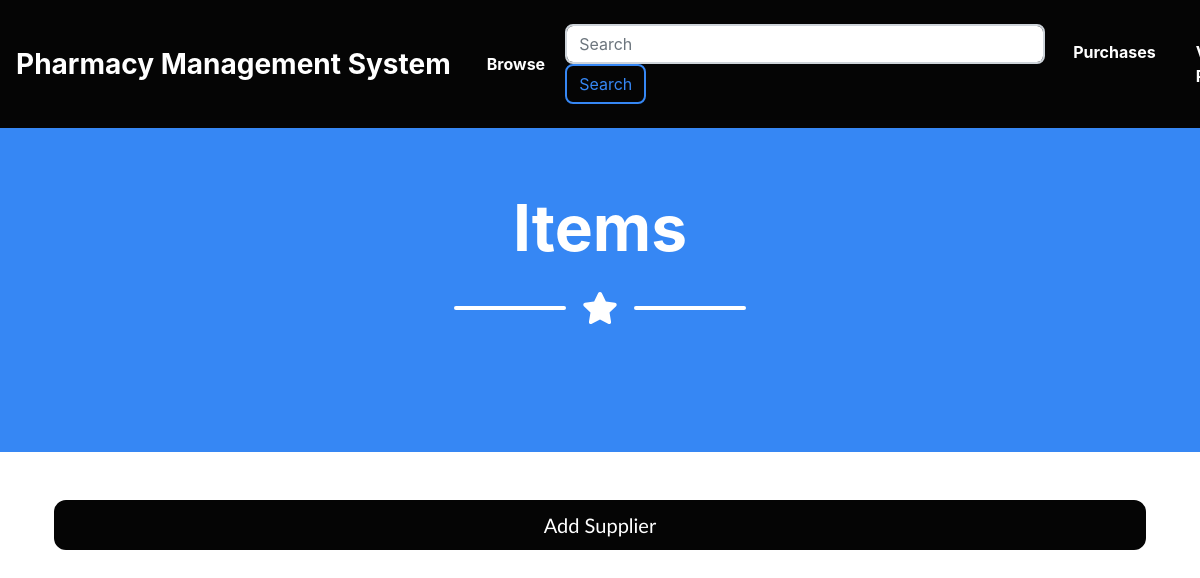
The app's page /viewSupplier.php (signed in), older data.
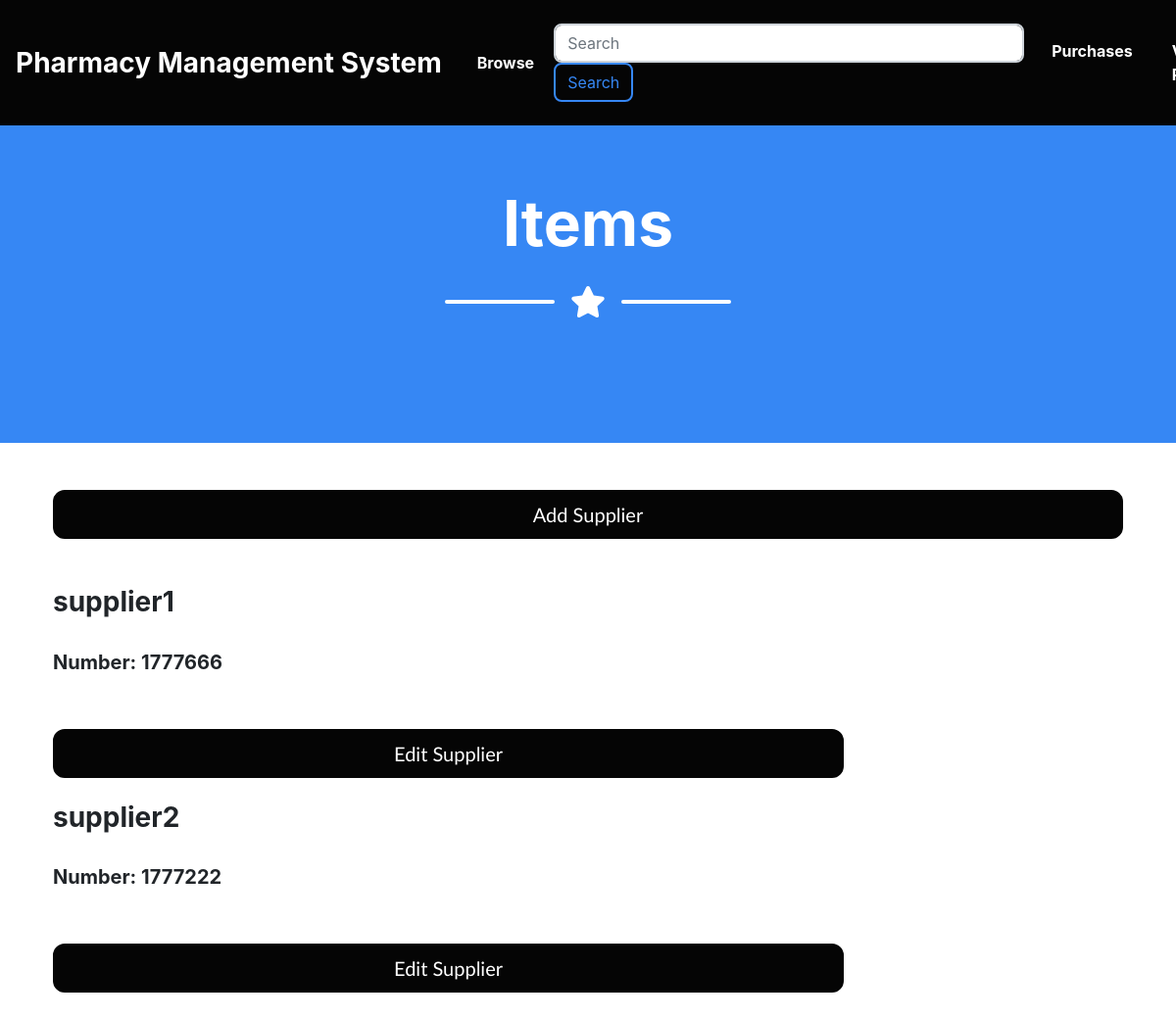
The same page, newer data.
### tables this page shows
CREATE TABLE `supplier` (
  `ID` int(11) NOT NULL,
  `name` varchar(20) NOT NULL,
  `number` varchar(10) NOT NULL
);

### viewSupplier.php (the view, shortened to what this page needs)
<?php
require ('header.php');
?>
<?php
try
{
		require ("project_connection.php");
		$sql = "select * from supplier";
		$rs = $db->query($sql);
}
catch(PDOException $e)
{
		die("Error Message" . $e->getMessage());
}
?>
<header class="masthead bg-primary text-white text-center px-md-3">
<div class="container d-flex align-items-center flex-column">
<h1 class="masthead-heading">Items</h1>
<div class="divider-custom divider-light">
<div class="divider-custom-line"></div>
<div class="divider-custom-icon"><i class="fas fa-star"></i></div>
<div class="divider-custom-line"></div>
</div>
</div>
</header>
<br/><br/>
<section >
<div class="container align-items-center">
<table class="table table-borderless">
	<form method='post' action='addSupplier.php'><input class='btn btn-secondary btn-lg btn-block add' type='submit' name='add' value='Add Supplier'></form>
	<br/><br/>
<?php
foreach ($rs as $row)
{
				echo "<div class='row'>";
		echo "<div class='col-9 col-md-9' col-sm-12>";
		echo "<h3 class='text'>" . $row["name"] . "</h3><br />";
		echo "<h5 class='text'>Number: " . $row["number"] . "</h5><br />";
		if($_SESSION['userType'] == 'Pharmacist')
		{
			echo "<form method='get' action='editSupplier.php'>";
				 echo "<input type='hidden' name='id' value='".$row["ID"]."'/><br />";
				 echo "<input class='btn btn-secondary btn-lg btn-block' type='submit' name='view' value='Edit Supplier'/> <br />";
			echo "</form>";
		}
		echo "</div> <br />";
?>
<?php
		echo "</div>";
}
?>
</div>
</section>
<br/> <br/> <br/>
</body>
</html>

### header.php (shortened to what this page needs)
<!DOCTYPE html>
<html lang="en">
    <head>
        <link href="css/styles.css" rel="stylesheet">
        <link rel="stylesheet" href="css/heading.css">
        <link rel="stylesheet" href="css/body.css">
    </head>
    <body id="page-top">
        <nav class="navbar navbar-expand-lg bg-secondary fixed-top" id="mainNav">
          <a class="navbar-brand js-scroll-trigger" href="index.php">Pharmacy Management System</a>
            <div class="collapse navbar-collapse" id="navbarResponsive">
                <ul class="navbar-nav mr-auto">
                    <li class="nav-item mx-0 mx-lg-1"><a class="nav-link py-3 px-0 px-lg-3 rounded js-scroll-trigger" href="browse.php">Browse</a>
                    </li>
                </ul>
                    <form class="form-inline my-2 my-lg-0" action="search.php" method="post">
                        <input id="main_search" class="form-control mr-sm-2" type="search" name="search" placeholder="Search" aria-label="Search">
                            <button class="btn btn-outline-primary my-2 my-sm-0" type="submit">Search</button>
                    </form>
                <ul class="navbar-nav ml-auto">
                    <li class="nav-item mx-0 mx-lg-1"><a class="nav-link py-3 px-0 px-lg-3 rounded js-scroll-trigger" href="history.php">Purchases</a>
                    <li class="nav-item mx-0 mx-lg-1"><a class="nav-link py-3 px-0 px-lg-3 rounded js-scroll-trigger" href="profile.php">View Profile</a>
                    </li>
                </ul>
            </div>
        </nav>

### css/heading.css (style rules this page uses)
#main_search { width: 30rem; }

Row changes from the older to the newer data that the page shows:
added supplier: name "supplier1", number "1777666"
added supplier: name "supplier2", number "1777222"
